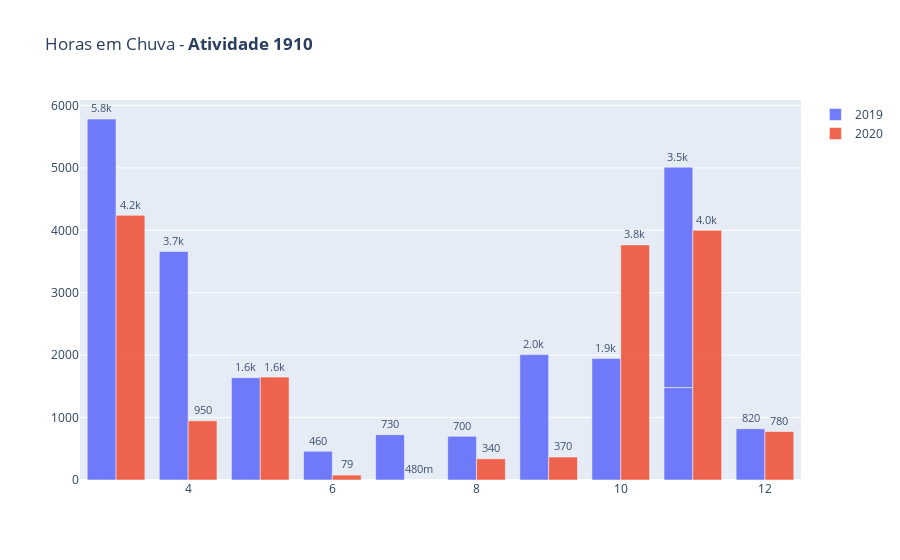

The cell this chart's notebook holds for it:
### Markdown cell above
##### 4.1) ATIVIDADE IMPRODUTIVAS

### Code cell
import plotly.graph_objects as go

df_eqpto = dt_year_month.query("CD_ATIVIDADE == 1910")
#df_eqpto = df_eqpto.query("EQUIPTO == 1")
df_eqpto = df_eqpto.query("FG_ATIVIDADE_PRODUTIVA != 1")

df2019 = df_eqpto.query('ANO=="2019"')
df2020 = df_eqpto.query('ANO=="2020"')

fig = go.Figure(data=[   
    go.Bar(name='2019', x=df2019.MES, y=df2019.V_TEMPO_PROD_MED_DIA_ATIVIDADE, text=df2019.V_TEMPO_PROD_MED_DIA_ATIVIDADE, textposition='auto'),
    go.Bar(name='2020', x=df2020.MES, y=df2020.V_TEMPO_PROD_MED_DIA_ATIVIDADE, text=df2020.V_TEMPO_PROD_MED_DIA_ATIVIDADE, textposition='auto')
])

#marker_color='crimson'
fig.update_traces(marker_line_color='rgb(255,255,255)', marker_line_width=0.5, opacity=0.9)
fig.update_traces(texttemplate='%{text:.2s}', textposition='outside')
fig.update_layout(uniformtext_minsize=8, uniformtext_mode='hide', title="Horas em Chuva - <b>Atividade 1910</b>")
fig.show()

### Figure 1 — Plotly figure (JSON) as saved in the notebook; plotly's stock layout.template omitted (floating-point values rounded to 4 significant figures)
{"data": [{"marker": {"line": {"color": "rgb(255,255,255)", "width": 0.5}}, "name": "2019", "opacity": 0.9, "text": [5783.0, 3661.0, 1640.0, 460.5, 726.1, 700.9, 2009.0, 1948.0, 1481.0, 3532.0, 822.0], "textposition": "outside", "texttemplate": "%{text:.2s}", "type": "bar", "x": [3, 4, 5, 6, 7, 8, 9, 10, 11, 11, 12], "y": [5783.0, 3661.0, 1640.0, 460.5, 726.1, 700.9, 2009.0, 1948.0, 1481.0, 3532.0, 822.0]}, {"marker": {"line": {"color": "rgb(255,255,255)", "width": 0.5}}, "name": "2020", "opacity": 0.9, "text": [4241.0, 947.8, 1648.0, 78.98, 0.48, 340.0, 368.2, 3767.0, 4001.0, 776.9], "textposition": "outside", "texttemplate": "%{text:.2s}", "type": "bar", "x": [3, 4, 5, 6, 7, 8, 9, 10, 11, 12], "y": [4241.0, 947.8, 1648.0, 78.98, 0.48, 340.0, 368.2, 3767.0, 4001.0, 776.9]}], "layout": {"title": {"text": "Horas em Chuva - <b>Atividade 1910</b>"}, "uniformtext": {"minsize": 8, "mode": "hide"}}}
